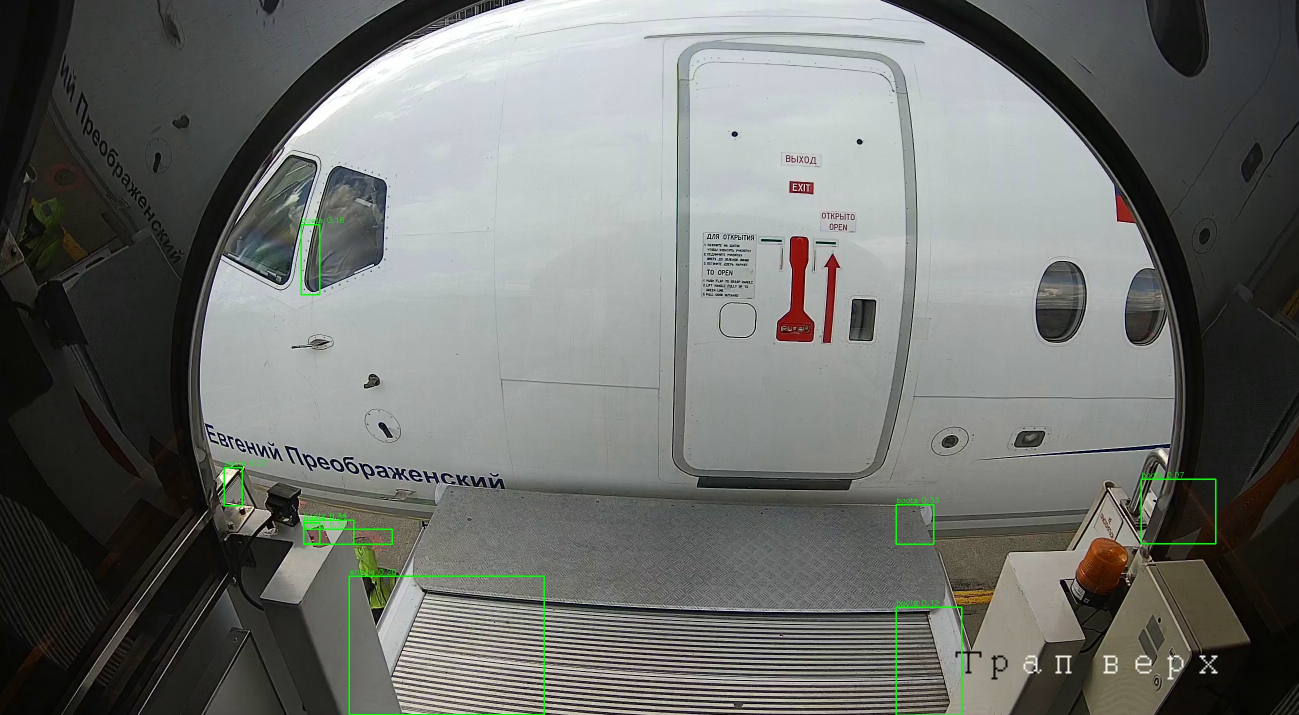
#> input picture AirportVideoSystem_final/project/diagnostic_frame_0.jpg, 2598 x 1430 px (shown at 1/2 size)
$ python -i diagnose_detection.py   (imports and definitions only)
#> lines starting #> are read from the running program, lines starting #| are printed output that depends on the picture
#> further down, picture is the input picture: shape (1430, 2598, 3); mean B, G, R 109.1, 112.6, 110.1
"""
Диагностика: почему модель не видит колёса/колодки.
Запуск:
    python diagnose_detection.py --image path/to/frame.jpg
    python diagnose_detection.py --video path/to/video.mp4 --frame 120
"""
import argparse
import os
import sys
import cv2
import numpy as np

MODEL_PATH = r"C:\Users\shche\Desktop\Application_for_models\models\BestBoots_v2.pt"


# ─────────────────────────────────────────────────────────────────────────────
# Tiled inference — делим кадр на тайлы, запускаем модель на каждом
# ─────────────────────────────────────────────────────────────────────────────

# [85 lines left out: functions tile_image, nms_boxes, tiled_predict, crop_circular_window, not called in this run]


def enhance_contrast(img):
    """CLAHE для улучшения локального контраста."""
    lab  = cv2.cvtColor(img, cv2.COLOR_BGR2LAB)
#> lab: shape (1430, 2598, 3); mean of channels 0, 1, 2 116.4, 126.6, 129.6
    l, a, b = cv2.split(lab)
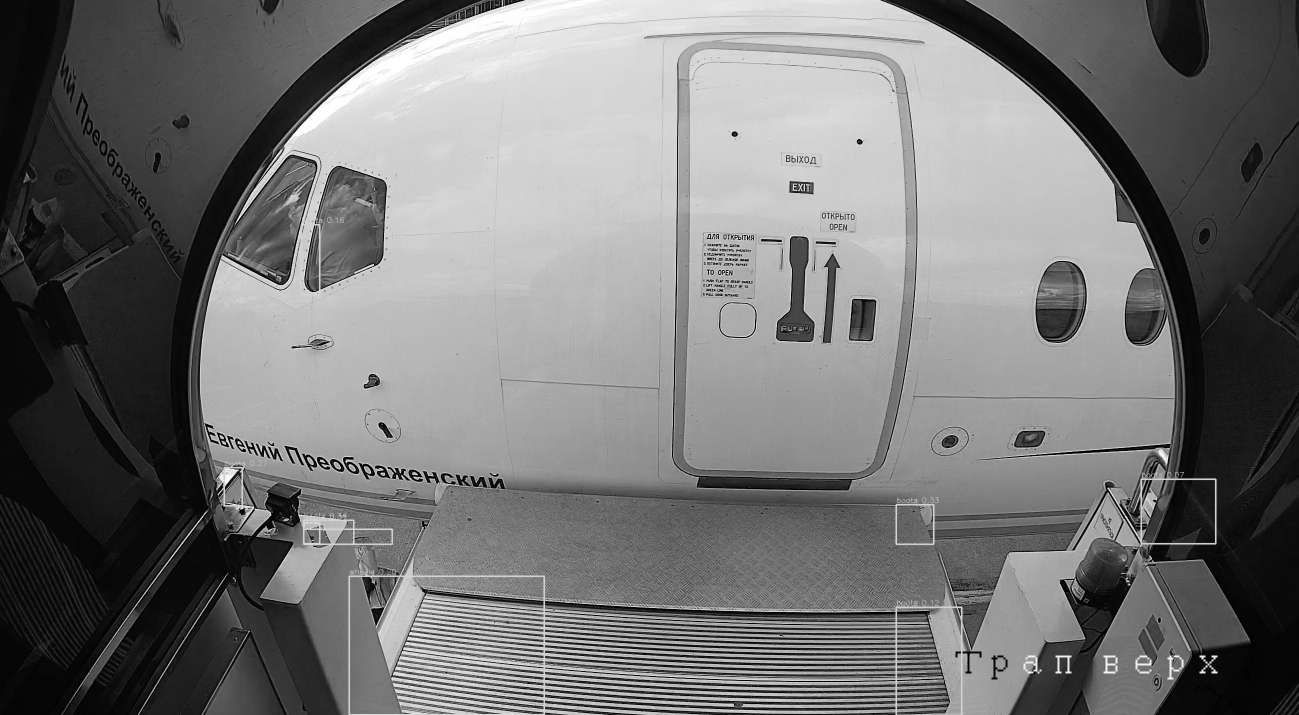
#> l: shape (1430, 2598) (shown at 1/2 size); min 0, max 255, mean 116.4
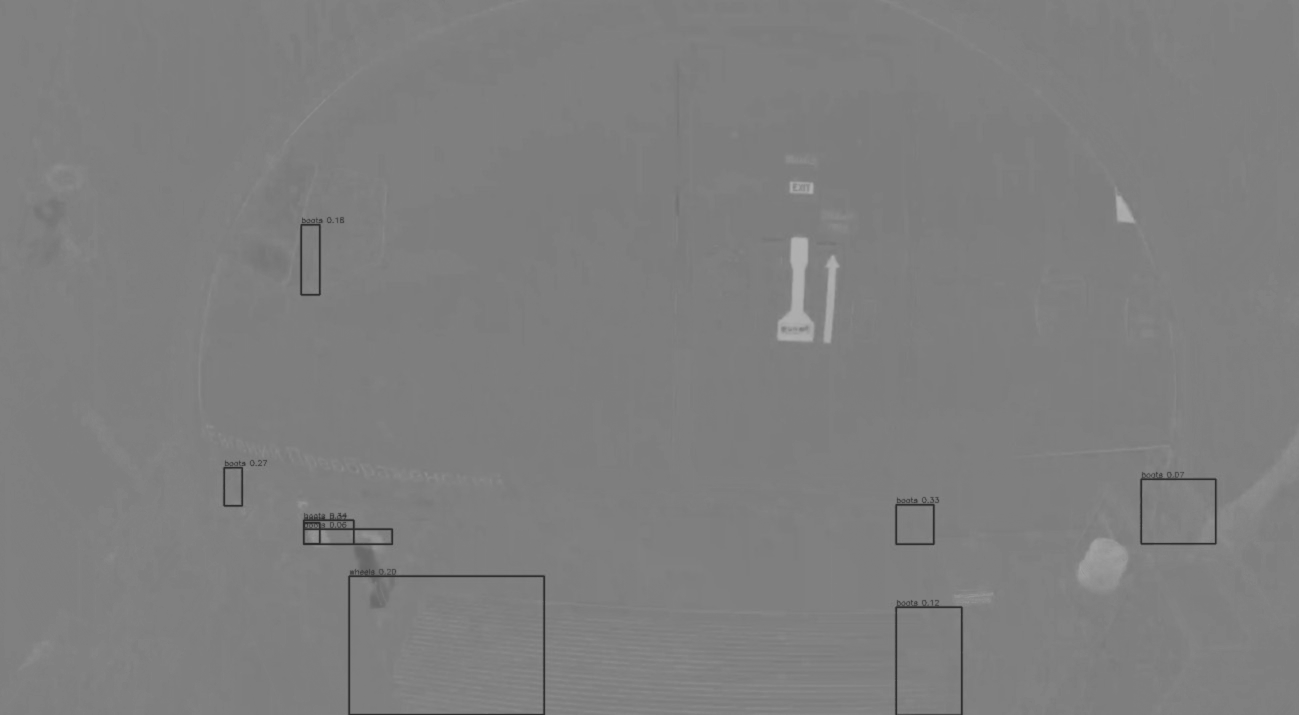
#> a: shape (1430, 2598) (shown at 1/2 size); min 42, max 178, mean 126.6
    clahe = cv2.createCLAHE(clipLimit=2.5, tileGridSize=(8, 8))
    l     = clahe.apply(l)
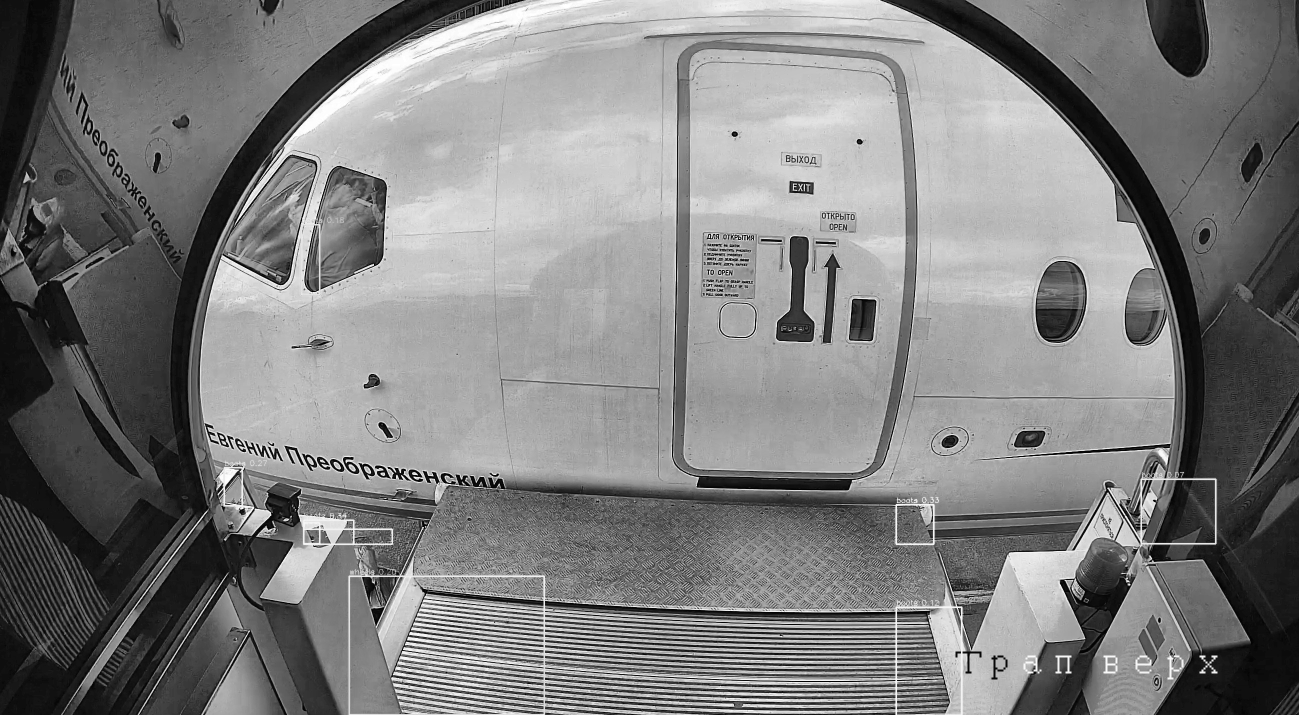
#> l: shape (1430, 2598) (shown at 1/2 size); min 0, max 255, mean 126.5
    return cv2.cvtColor(cv2.merge([l, a, b]), cv2.COLOR_LAB2BGR)
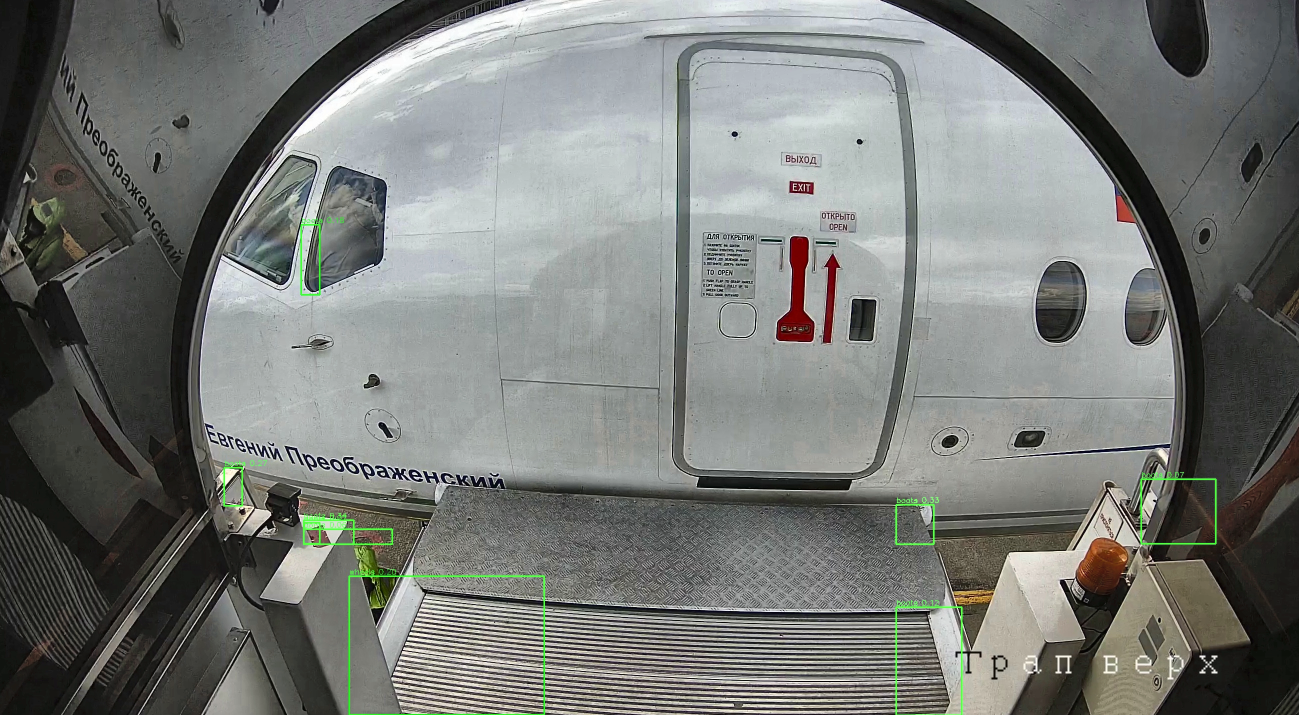
#> returned value: shape (1430, 2598, 3) (shown at 1/2 size); mean B, G, R 118.5, 121.9, 119.3


# ─────────────────────────────────────────────────────────────────────────────
# Main diagnostic
# ─────────────────────────────────────────────────────────────────────────────

# [120 lines left out: functions run_diagnostic, main, not called in this run]


# [2 lines not run here, left out]

>>> import cv2
>>> picture = cv2.imread('diagnostic_frame_0.jpg')
>>> result = enhance_contrast(picture)
